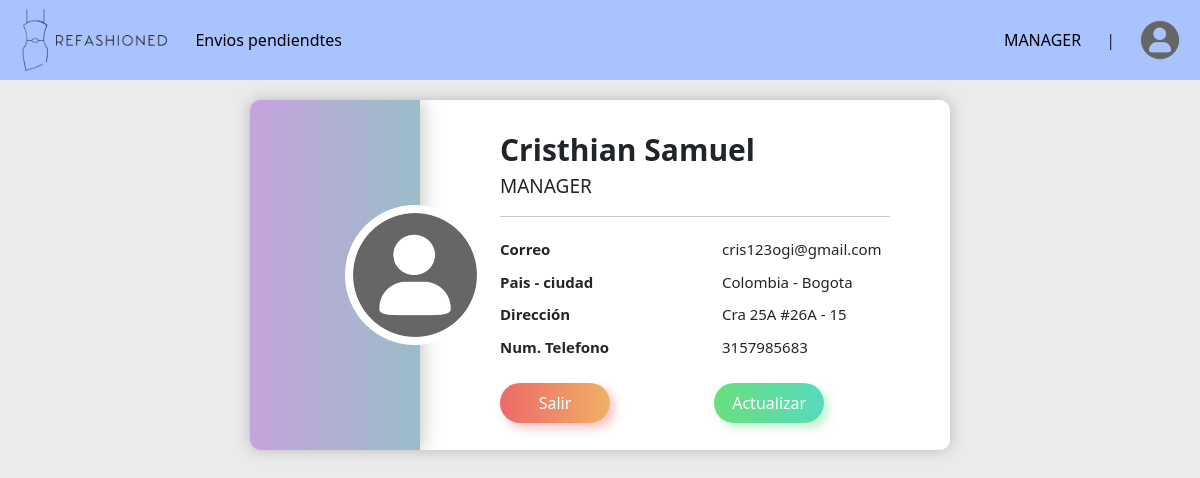
/account (signed in), run on an earlier commit of the app's database.
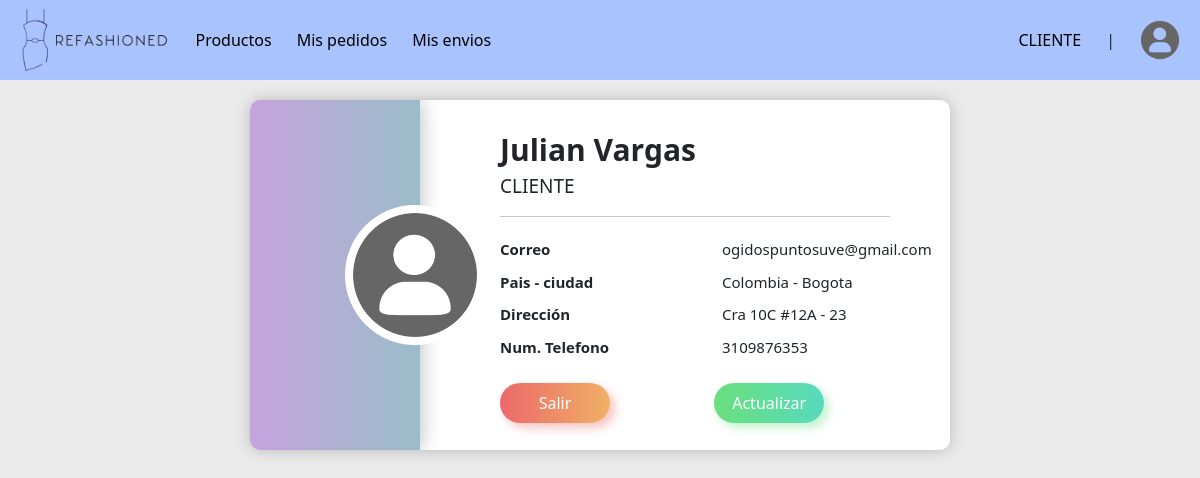
And on a later commit of the database.
### tables this page shows
CREATE TABLE personas(
        id_persona INTEGER PRIMARY KEY AUTOINCREMENT,
        nombre_persona TEXT NOT NULL,
        numero_telefonico INTEGER NOT NULL,
        tipo_persona TEXT NOT NULL,
        correo_persona TEXT NOT NULL,
        contraseña TEXT NOT NULL
        );

CREATE TABLE direcciones(
        id_direccion INTEGER PRIMARY KEY AUTOINCREMENT,
        pais TEXT NOT NULL,
        ciudad TEXT NOT NULL,
        departamento TEXT NOT NULL,
        codigo_postal INTEGER NOT NULL,
        direccion TEXT NOT NULL,
        complemento TEXT NOT NULL,
        persona_id_persona INTEGER NOT NULL,
        FOREIGN KEY(persona_id_persona) REFERENCES personas(id_persona)
        );

### main.py (the view)
@app.route('/account')
def account():
    users = person_cont.formatPersonas(db_controller.get_persona_by_id(session["user_id"]))
    adresses = person_cont.formatDirecciones(db_controller.get_direccion_by_id_persona(session['user_id']))
    return render_template('account.html', user = users[0], adress = adresses[0])

### data_controllers/person_controller.py (called while the page is built)
def formatPersonas(persons):
    personas = []
    for persona in persons:
        persona = {
            "id_persona": persona[0],
            "nombre_persona": persona[1],
            "numero_telefonico": persona[2],
            "tipo_persona": persona[3],
            "correo_persona": persona[4],
            "contraseña": persona[5]
        }
        personas.append(persona)
    return personas

def formatDirecciones(adresses):
    direcciones = []
    for direccion in adresses:
        direccion = {
            "id_direccion": direccion[0],
            "pais": direccion[1],
            "ciudad": direccion[2],
            "departamento": direccion[3],
            "codigo_postal": direccion[4],
            "direccion": direccion[5],
            "complemento": direccion[6],
            "persona_id_persona": direccion[7]
        }
        direcciones.append(direccion)
    return direcciones

### db/db_connection.py (called while the page is built)
def get_db():
    conn = sqlite3.connect(DATABASE_NAME)
    return conn

### templates/account.html (shortened to what this page needs)
{% extends 'home.html' %}
{% block content %}
    <div class='body-profile'>
        <div class='cont-profile'>
            <div class='div-avatar-father'>
                <div class='div-avatar'>
                    <img class='avatar' src='static/img/avatar.png' alt='Profile'></img>
                </div>
            </div>
            <div class='profile-info'>
                <div class='profile-head'>
                    <p class='name-profile'>{{user.nombre_persona}}</p>
                    <label>{{user.tipo_persona}}</label>
                    <hr/>
                </div>
                <div class='profile-body'>
                    <div class='row row-cols-2'>
                        <div class='col'>
                            <label class='th'>Correo</label>
                        </div>
                        <div class='col'>
                            <label>{{user.correo_persona}}</label>
                        </div>
                        <div class='col'>
                            <label class='th'>Pais - ciudad</label>
                        </div>
                        <div class='col'>
                            <label>{{adress.pais}} - {{adress.ciudad}}</label>
                        </div>
                        <div class='col'>
                            <label class='th'>Dirección</label>
                        </div>
                        <div class='col'>
                            <label>{{adress.direccion}}</label>
                        </div>
                        <div class='col'>
                            <label class='th'>Num. Telefono</label>
                        </div>
                        <div class='col'>
                            <label>{{user.numero_telefonico}}</label>
                        </div>
                    </div>
                </div>
                <div class='profile-footer'>
                    <a class="txt" href="/logout"><button class="btn-profile btn-logout">Salir</button></a>
                    <a class="txt" href="/update-account"><button class="btn-profile btn-home">Actualizar</button></a>
                </div>
            </div>
        </div>
    </div>
{% endblock %}

### templates/home.html (shortened to what this page needs)
{% extends 'base.html' %}
{% block navbar %}
<div class="container-page-nav">
    <div class="page-nav">
        <a href="/home"><img src="/static/img/logo_ReFashioned_v2_733.png"></a>
        {% if session['user_type'] == 'CLIENTE' %}
            <a href="/products">Productos</a>
        {% elif session['user_type'] == 'ADMIN' %}
            <a href="/manage-products">Manejar productos</a>
        {% endif %}
        {% if session['user_type'] == 'CLIENTE' %}
            <a href="/orders">Mis pedidos</a>
        {% elif session['user_type'] == 'MANAGER' %}
            <a href="/manage-shipments">Envios pendiendtes</a>
        {% endif %}
        {% if session['user_type'] == 'CLIENTE' or session['user_type'] == 'ADMIN' %}
            <a href="/shipments">Mis envios</a>
        {% endif %}
        <a class="nav-user-type" href="/account">{{session['user_type']}}</a>
        <label for="">|</label>
        <a class="nav-account" href="/account"><img class='avatar' src='static/img/avatar.png' alt='Profile'></img></a>
    </div>
</div>
{% endblock %}

What changed in the data, as far as the page shows it:
changed personas: user_type "MANAGER" → "CLIENTE"; nombre_persona "Cristhian Samuel" → "Julian Vargas"; tipo_persona "MANAGER" → "CLIENTE"; correo_persona "cris123ogi@gmail.com" → "ogidospuntosuve@gmail.com"; numero_telefonico "3157985683" → "3109876353"
changed direcciones "Colombia": direccion "Cra 25A #26A - 15" → "Cra 10C #12A - 23"
Also different on the page:
text no longer shown: "Envios pendiendtes"
text now shown: "Productos Mis pedidos Mis envios"
